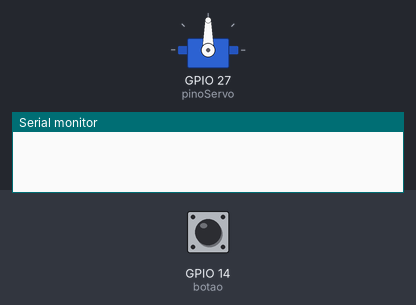
Simulated run of this sketch. Board: ESP32. On the bench: servo, the last lines printed to the serial monitor. The inputs (shaded band) are chosen by the test bench; at power-on: GPIO 14 (botao) HIGH.

Above: at 1.2 s.
1.3 s: GPIO 14 (botao) pulled LOW for 0.15 s
At 2.1 s:
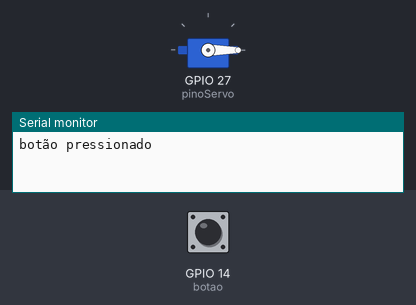
4.4 s: GPIO 14 (botao) pulled LOW for 1 s
At 8.1 s:
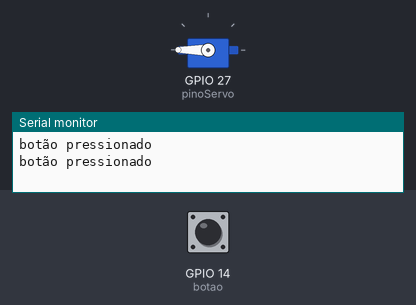
8.4 s: GPIO 14 (botao) pulled LOW for 3.2 s
At 13.5 s:
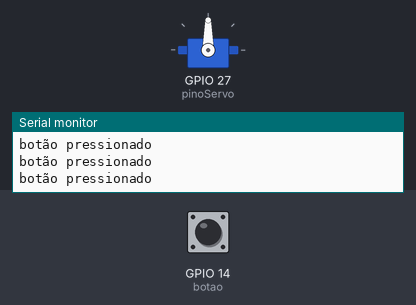
Timing chart, 0 to 15.0 s (numbered marks = the images above; inputs shaded):
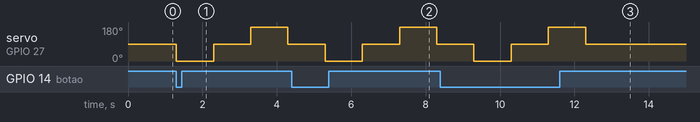

The sketch:

servo_0_90_180_90.ino
```cpp
#include <ESP32Servo.h>

int pinoServo = 27;    // Pino PWM do servo
Servo servo;

const int botao = 14;

void setup() {

    servo.attach(pinoServo);
    Serial.begin(115200);

    pinMode(botao, INPUT_PULLUP);

}

void loop() {

if (digitalRead(botao) == LOW) {
Serial.println("botão pressionado");
servoMove();
}

}

void servoMove() {

    servo.write(0);
 delay(1000);
servo.write(90);
delay(1000);
 servo.write(180);
 delay(1000);
 servo.write(90);
 delay(1000);

}
```

Measured:
- after the input at 1.3 s, servo on GPIO 27 (pinoServo): 90° → 0° at once, → 90° 1.0 s later, → 180° 1.0 s later, → 90° 1.0 s later
- after the input at 4.4 s, servo on GPIO 27 (pinoServo): 90° → 0° after 0.90 s, → 90° 1.0 s later, → 180° 1.0 s later, → 90° 1.0 s later
- after the input at 8.4 s, servo on GPIO 27 (pinoServo): 90° → 0° after 0.90 s, → 90° 1.0 s later, → 180° 1.0 s later, → 90° 1.0 s later
